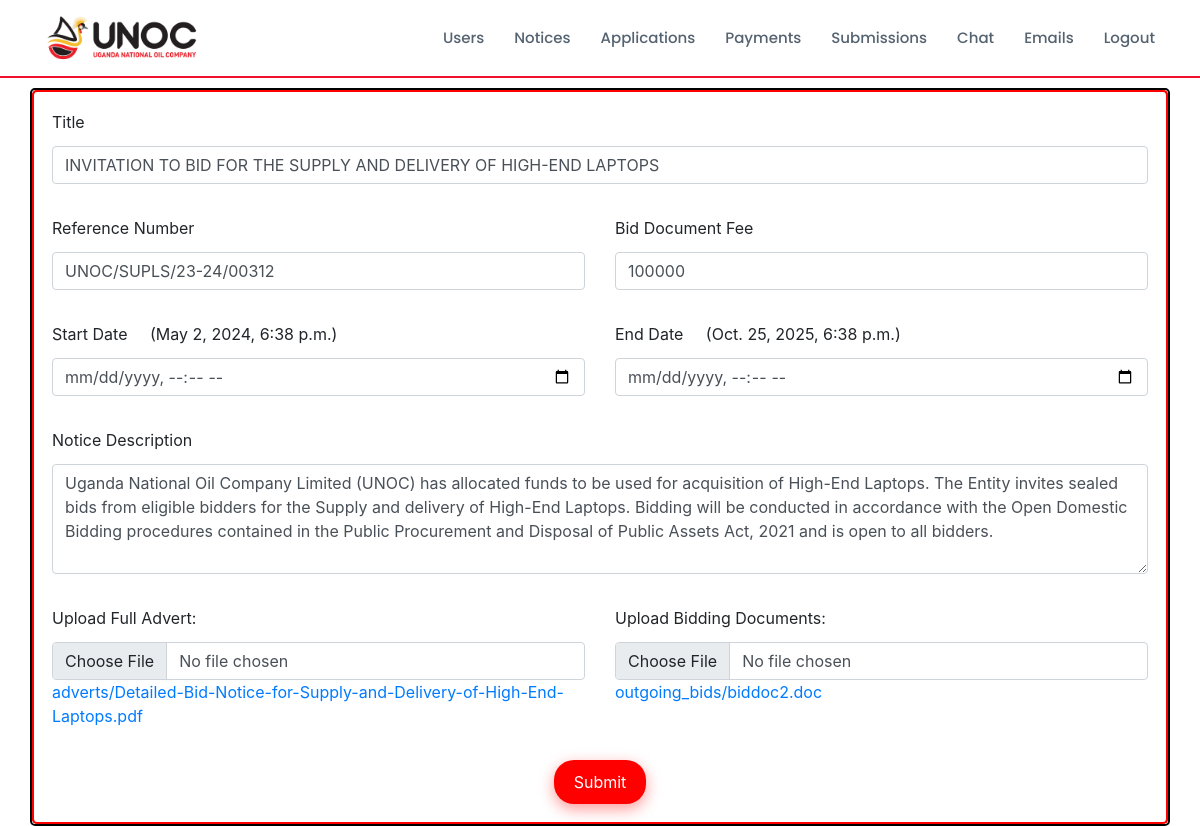
The page /edit_notice/19/ (signed in) on the database its author committed.
### biddingApp/models.py (models this page shows, shortened)
class Notice(models.Model):
    start_date = models.DateTimeField(default=timezone.now)
    end_date = models.DateTimeField(default=timezone.now)
    title = models.CharField(max_length=200)
    fee = models.FloatField()
    description = models.TextField(max_length=10000)
    creation_date = models.DateTimeField(default=timezone.now)
    ref_no = models.CharField(max_length=200, blank=True, null=True)
    full_notice = models.FileField(upload_to="adverts", blank=True, null=True)
    preview_notice = models.FileField(upload_to="preview_zips1", blank=True, null=True)
    bidding_doc = models.FileField(upload_to="outgoing_bids", blank=True, null=True)
    preview_biddoc = models.FileField(upload_to="preview_zips", blank=True, null=True)

### biddingApp/views.py (the view, shortened to what this page needs)
# urls.py: path("edit_notice/<int:myid>/", views.edit_notice, name="edit_notice"),
@login_required
def edit_notice(request, myid):
    if not request.user.is_authenticated:
        return redirect("/admin_login")
    notice = get_object_or_404(Notice, id=myid)
    return render(request, "admin/edit_notice.html", {'notice': notice})

### biddingApp/templates/admin/edit_notice.html (shortened to what this page needs)
{% extends 'admin/admin_navbar.html' %}
{% block body %}
<form class="container mt-3 custom-container" method="POST" enctype="multipart/form-data">
    <div class="row">
        <div class="form-group col-md-12">
            <label>Title</label>
            <input type="text" class="form-control mt-1" name="notice_title" id="notice_title" value="{{ notice.title }}" required>
        </div>
    </div>
    <div class="row mt-3">
        <div class="form-group col-md-6">
            <label>Reference Number</label>
            <input type="text" class="form-control mt-1" name="ref_no" id="ref_no" value="{{ notice.ref_no }}" required>
        </div>
        <div class="form-group col-md-6">
            <label>Bid Document Fee</label>
            <input type="tel" class="form-control mt-1" name="fee" id="fee" value="{{ notice.fee|floatformat:0 }}" required>
        </div>
    </div>
    <div class="row mt-3">
        <div class="form-group col-md-6">
            <label>Start Date</label>&nbsp;&nbsp;&nbsp;&nbsp;&nbsp;({{ notice.start_date }})
            <input type="datetime-local" class="form-control mt-1" name="start_date" id="start_date" value="{{ notice.start_date }}">
        </div>
        <div class="form-group col-md-6">
            <label>End Date</label>&nbsp;&nbsp;&nbsp;&nbsp;&nbsp;({{ notice.end_date }})
            <input type="datetime-local" class="form-control mt-1" name="end_date" id="end_date" value="{{ notice.end_date }}">
        </div>
    </div>
    <div class="row mt-3">
        <div class="form-group col-md-12">
            <label>Notice Description</label>
            <textarea name="description" id="description" class="form-control mt-1" cols="30" rows="4" required>{{ notice.description }}</textarea>
        </div>
    </div>
    <div class="row mt-3">
        <div class="form-group col-md-6">
            <label>Upload Full Advert:</label>
            <input type="file" class="form-control mt-1" name="full_notice" id="full_notice">
            {% if notice.full_notice %}
                <a href="{{ notice.full_notice.url }}">{{ notice.full_notice }}</a>
            {% else %}
                No current full advert.
            {% endif %}
        </div>
        <div class="form-group col-md-6">
            <label>Upload Bidding Documents:</label>
            <input type="file" class="form-control mt-1" name="bidding_doc" id="bidding_doc">
            {% if notice.bidding_doc %}
                <a href="{{ notice.bidding_doc.url }}">{{ notice.bidding_doc }}</a>
            {% else %}
                No current bid document.
            {% endif %}
        </div>
    </div>
    <div class="row mt-3">
        <div class="col-md-12 text-center">
            <input type="submit" value="Submit" class="btn btn-warning add-button">
        </div>
    </div>
</form>
{% endblock %}

### rows shown on the page
Notice: notice_title "INVITATION TO BID FOR THE SUPPLY AND DELIVERY OF HIGH-END LAPTOPS", ref_no "UNOC/SUPLS/23-24/00312", fee "100000", start_date "May 2, 2024, 6:38 p.m.", end_date "Oct. 25, 2025, 6:38 p.m.", description "Uganda National Oil Company Limited (UNOC) has allocated funds to be used for acquisition of High-End Laptops. The Entity invites sealed bids from eligible bidders for the Supply and delivery of High-End Laptops. Bidding will be conducted in accordance with the Open Domestic Bidding procedures contained in the Public Procurement and Disposal of Public Assets Act, 2021 and is open to all bidders.", full_notice "adverts/Detailed-Bid-Notice-for-Supply-and-Delivery-of-High-End-Laptops.pdf", bidding_doc "outgoing_bids/biddoc2.doc"
